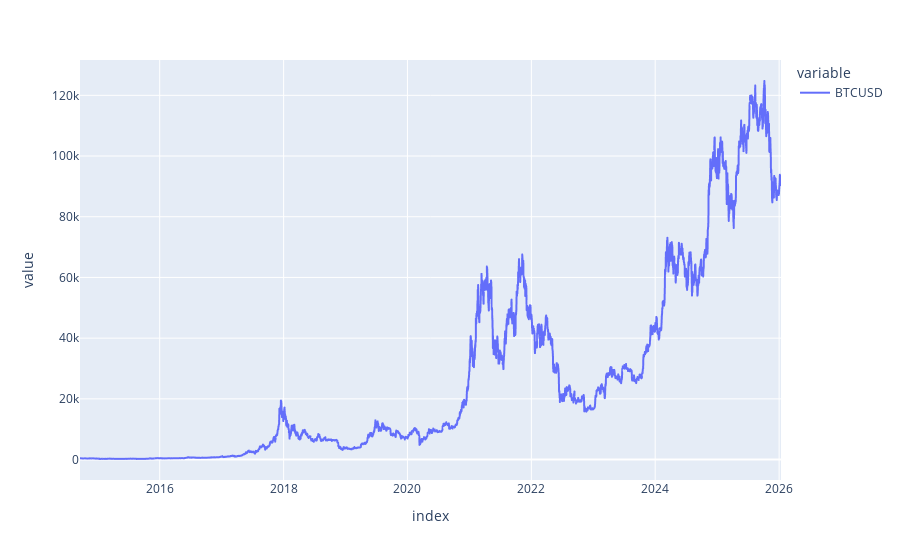

Notebook code for this chart:
### Code cell
bitty = btc.data
bitty.plot()

### Figure 1 — Plotly figure (JSON) as saved in the notebook; plotly's stock layout.template omitted (floating-point values rounded to 4 significant figures; data arrays with more than 128 entries replaced by an {"elided": "..."} marker saying what was removed)
{"data": [{"hovertemplate": "variable=BTCUSD<br>index=%{x}<br>value=%{y}<extra></extra>", "legendgroup": "BTCUSD", "line": {"color": "#636efa", "dash": "solid"}, "marker": {"symbol": "circle"}, "mode": "lines", "name": "BTCUSD", "showlegend": true, "type": "scattergl", "x": {"elided": "4135 str values"}, "xaxis": "x", "y": {"elided": "4135 float values"}, "yaxis": "y"}], "layout": {"legend": {"title": {"text": "variable"}, "tracegroupgap": 0}, "margin": {"t": 60}, "xaxis": {"anchor": "y", "domain": [0, 1], "title": {"text": "index"}}, "yaxis": {"anchor": "x", "domain": [0, 1], "title": {"text": "value"}}}}
